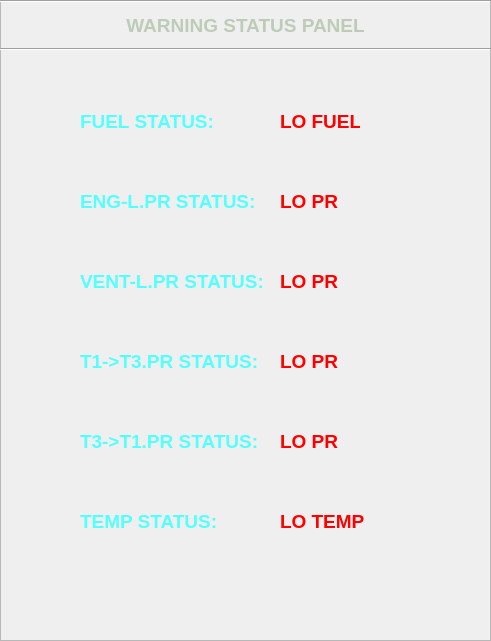
   <widget class="QFrame" name="WarningInfo_frame">
    <property name="geometry">
     <rect>
      <x>10</x>
      <y>1200</y>
      <width>491</width>
      <height>641</height>
     </rect>
    </property>
    <property name="styleSheet">
     <string notr="true"/>
    </property>
    <property name="frameShape">
     <enum>QFrame::StyledPanel</enum>
    </property>
    <property name="frameShadow">
     <enum>QFrame::Raised</enum>
    </property>
    <widget class="QWidget" name="layoutWidget_4">
     <property name="geometry">
      <rect>
       <x>0</x>
       <y>0</y>
       <width>491</width>
       <height>51</height>
      </rect>
     </property>
     <layout class="QVBoxLayout" name="verticalLayout_32">
      <item>
       <widget class="Line" name="line_10">
        <property name="orientation">
         <enum>Qt::Horizontal</enum>
        </property>
       </widget>
      </item>
      <item>
       <widget class="QLabel" name="Mass1_label_11">
        <property name="font">
         <font>
          <family>Tahoma</family>
          <pointsize>14</pointsize>
          <weight>75</weight>
          <bold>true</bold>
         </font>
        </property>
        <property name="text">
         <string>&lt;html&gt;&lt;head/&gt;&lt;body&gt;&lt;p align=&quot;center&quot;&gt;&lt;span style=&quot; font-size:14pt; color:#bdcbb7;&quot;&gt;WARNING STATUS PANEL&lt;/span&gt;&lt;/p&gt;&lt;/body&gt;&lt;/html&gt;</string>
        </property>
       </widget>
      </item>
      <item>
       <widget class="Line" name="line_11">
        <property name="orientation">
         <enum>Qt::Horizontal</enum>
        </property>
       </widget>
      </item>
     </layout>
    </widget>
    <widget class="QLabel" name="red_1">
     <property name="geometry">
      <rect>
       <x>10</x>
       <y>95</y>
       <width>51</width>
       <height>51</height>
      </rect>
     </property>
     <property name="minimumSize">
      <size>
       <width>51</width>
       <height>51</height>
      </size>
     </property>
     <property name="maximumSize">
      <size>
       <width>51</width>
       <height>51</height>
      </size>
     </property>
     <property name="text">
      <string/>
     </property>
     <property name="pixmap">
      <pixmap resource="darkstyle.qrc">:/darkstyle/red_light.png</pixmap>
     </property>
     <property name="scaledContents">
      <bool>true</bool>
     </property>
    </widget>
    <widget class="QLabel" name="green_1">
     <property name="geometry">
      <rect>
       <x>10</x>
       <y>95</y>
       <width>51</width>
       <height>51</height>
      </rect>
     </property>
     <property name="minimumSize">
      <size>
       <width>51</width>
       <height>51</height>
      </size>
     </property>
     <property name="maximumSize">
      <size>
       <width>51</width>
       <height>51</height>
      </size>
     </property>
     <property name="text">
      <string/>
     </property>
     <property name="pixmap">
      <pixmap resource="darkstyle.qrc">:/darkstyle/green_light.png</pixmap>
     </property>
     <property name="scaledContents">
      <bool>true</bool>
     </property>
    </widget>
    <widget class="QLabel" name="red_2">
     <property name="geometry">
      <rect>
       <x>10</x>
       <y>176</y>
       <width>51</width>
       <height>51</height>
      </rect>
     </property>
     <property name="minimumSize">
      <size>
       <width>51</width>
       <height>51</height>
      </size>
     </property>
     <property name="maximumSize">
      <size>
       <width>51</width>
       <height>51</height>
      </size>
     </property>
     <property name="text">
      <string/>
     </property>
     <property name="pixmap">
      <pixmap resource="darkstyle.qrc">:/darkstyle/red_light.png</pixmap>
     </property>
     <property name="scaledContents">
      <bool>true</bool>
     </property>
    </widget>
    <widget class="QLabel" name="red_3">
     <property name="geometry">
      <rect>
       <x>10</x>
       <y>257</y>
       <width>51</width>
       <height>51</height>
      </rect>
     </property>
     <property name="minimumSize">
      <size>
       <width>51</width>
       <height>51</height>
      </size>
     </property>
     <property name="maximumSize">
      <size>
       <width>51</width>
       <height>51</height>
      </size>
     </property>
     <property name="text">
      <string/>
     </property>
     <property name="pixmap">
      <pixmap resource="darkstyle.qrc">:/darkstyle/red_light.png</pixmap>
     </property>
     <property name="scaledContents">
      <bool>true</bool>
     </property>
    </widget>
    <widget class="QLabel" name="red_4">
     <property name="geometry">
      <rect>
       <x>10</x>
       <y>338</y>
       <width>51</width>
       <height>51</height>
      </rect>
     </property>
     <property name="minimumSize">
      <size>
       <width>51</width>
       <height>51</height>
      </size>
     </property>
     <property name="maximumSize">
      <size>
       <width>51</width>
       <height>51</height>
      </size>
     </property>
     <property name="text">
      <string/>
     </property>
     <property name="pixmap">
      <pixmap resource="darkstyle.qrc">:/darkstyle/red_light.png</pixmap>
     </property>
     <property name="scaledContents">
      <bool>true</bool>
     </property>
    </widget>
    <widget class="QLabel" name="red_5">
     <property name="geometry">
      <rect>
       <x>10</x>
       <y>419</y>
       <width>51</width>
       <height>51</height>
      </rect>
     </property>
     <property name="minimumSize">
      <size>
       <width>51</width>
       <height>51</height>
      </size>
     </property>
     <property name="maximumSize">
      <size>
       <width>51</width>
       <height>51</height>
      </size>
     </property>
     <property name="text">
      <string/>
     </property>
     <property name="pixmap">
      <pixmap resource="darkstyle.qrc">:/darkstyle/red_light.png</pixmap>
     </property>
     <property name="scaledContents">
      <bool>true</bool>
     </property>
    </widget>
    <widget class="QLabel" name="red_6">
     <property name="geometry">
      <rect>
       <x>10</x>
       <y>500</y>
       <width>51</width>
       <height>51</height>
      </rect>
     </property>
     <property name="minimumSize">
      <size>
       <width>51</width>
       <height>51</height>
      </size>
     </property>
     <property name="maximumSize">
      <size>
       <width>51</width>
       <height>51</height>
      </size>
     </property>
     <property name="text">
      <string/>
     </property>
     <property name="pixmap">
      <pixmap resource="darkstyle.qrc">:/darkstyle/red_light.png</pixmap>
     </property>
     <property name="scaledContents">
      <bool>true</bool>
     </property>
    </widget>
    <widget class="QLabel" name="green_2">
     <property name="geometry">
      <rect>
       <x>10</x>
       <y>176</y>
       <width>51</width>
       <height>51</height>
      </rect>
     </property>
     <property name="minimumSize">
      <size>
       <width>51</width>
       <height>51</height>
      </size>
     </property>
     <property name="maximumSize">
      <size>
       <width>51</width>
       <height>51</height>
      </size>
     </property>
     <property name="text">
      <string/>
     </property>
     <property name="pixmap">
      <pixmap resource="darkstyle.qrc">:/darkstyle/green_light.png</pixmap>
     </property>
     <property name="scaledContents">
      <bool>true</bool>
     </property>
    </widget>
    <widget class="QLabel" name="green_3">
     <property name="geometry">
      <rect>
       <x>10</x>
       <y>257</y>
       <width>51</width>
       <height>51</height>
      </rect>
     </property>
     <property name="minimumSize">
      <size>
       <width>51</width>
       <height>51</height>
      </size>
     </property>
     <property name="maximumSize">
      <size>
       <width>51</width>
       <height>51</height>
      </size>
     </property>
     <property name="text">
      <string/>
     </property>
     <property name="pixmap">
      <pixmap resource="darkstyle.qrc">:/darkstyle/green_light.png</pixmap>
     </property>
     <property name="scaledContents">
      <bool>true</bool>
     </property>
    </widget>
    <widget class="QLabel" name="green_4">
     <property name="geometry">
      <rect>
       <x>10</x>
       <y>338</y>
       <width>51</width>
       <height>51</height>
      </rect>
     </property>
     <property name="minimumSize">
      <size>
       <width>51</width>
       <height>51</height>
      </size>
     </property>
     <property name="maximumSize">
      <size>
       <width>51</width>
       <height>51</height>
      </size>
     </property>
     <property name="text">
      <string/>
     </property>
     <property name="pixmap">
      <pixmap resource="darkstyle.qrc">:/darkstyle/green_light.png</pixmap>
     </property>
     <property name="scaledContents">
      <bool>true</bool>
     </property>
    </widget>
    <widget class="QLabel" name="green_5">
     <property name="geometry">
      <rect>
       <x>10</x>
       <y>419</y>
       <width>51</width>
       <height>51</height>
      </rect>
     </property>
     <property name="minimumSize">
      <size>
       <width>51</width>
       <height>51</height>
      </size>
     </property>
     <property name="maximumSize">
      <size>
       <width>51</width>
       <height>51</height>
      </size>
     </property>
     <property name="text">
      <string/>
     </property>
     <property name="pixmap">
      <pixmap resource="darkstyle.qrc">:/darkstyle/green_light.png</pixmap>
     </property>
     <property name="scaledContents">
      <bool>true</bool>
     </property>
    </widget>
    <widget class="QLabel" name="green_6">
     <property name="geometry">
      <rect>
       <x>10</x>
       <y>500</y>
       <width>51</width>
       <height>51</height>
      </rect>
     </property>
     <property name="minimumSize">
      <size>
       <width>51</width>
       <height>51</height>
      </size>
     </property>
     <property name="maximumSize">
      <size>
       <width>51</width>
       <height>51</height>
      </size>
     </property>
     <property name="text">
      <string/>
     </property>
     <property name="pixmap">
      <pixmap resource="darkstyle.qrc">:/darkstyle/green_light.png</pixmap>
     </property>
     <property name="scaledContents">
      <bool>true</bool>
     </property>
    </widget>
    <widget class="QLabel" name="Fuel_status_label">
     <property name="geometry">
      <rect>
       <x>80</x>
       <y>110</y>
       <width>136</width>
       <height>23</height>
      </rect>
     </property>
     <property name="font">
      <font>
       <family>Tahoma</family>
       <pointsize>14</pointsize>
       <weight>75</weight>
       <bold>true</bold>
      </font>
     </property>
     <property name="text">
      <string>&lt;html&gt;&lt;head/&gt;&lt;body&gt;&lt;p&gt;&lt;span style=&quot; font-size:14pt; font-weight:600; color:#55ffff;&quot;&gt;FUEL STATUS:&lt;/span&gt;&lt;/p&gt;&lt;/body&gt;&lt;/html&gt;</string>
     </property>
    </widget>
    <widget class="QLabel" name="ENG_L_status_label">
     <property name="geometry">
      <rect>
       <x>80</x>
       <y>190</y>
       <width>180</width>
       <height>23</height>
      </rect>
     </property>
     <property name="font">
      <font>
       <family>Tahoma</family>
       <pointsize>14</pointsize>
       <weight>75</weight>
       <bold>true</bold>
      </font>
     </property>
     <property name="text">
      <string>&lt;html&gt;&lt;head/&gt;&lt;body&gt;&lt;p&gt;&lt;span style=&quot; font-size:14pt; font-weight:600; color:#55ffff;&quot;&gt;ENG-L.PR STATUS:&lt;/span&gt;&lt;/p&gt;&lt;/body&gt;&lt;/html&gt;</string>
     </property>
    </widget>
    <widget class="QLabel" name="Ven_L_status_label">
     <property name="geometry">
      <rect>
       <x>80</x>
       <y>270</y>
       <width>191</width>
       <height>23</height>
      </rect>
     </property>
     <property name="font">
      <font>
       <family>Tahoma</family>
       <pointsize>14</pointsize>
       <weight>75</weight>
       <bold>true</bold>
      </font>
     </property>
     <property name="text">
      <string>&lt;html&gt;&lt;head/&gt;&lt;body&gt;&lt;p&gt;&lt;span style=&quot; font-size:14pt; font-weight:600; color:#55ffff;&quot;&gt;VENT-L.PR STATUS:&lt;/span&gt;&lt;/p&gt;&lt;/body&gt;&lt;/html&gt;</string>
     </property>
    </widget>
    <widget class="QLabel" name="T1_T3PR_label">
     <property name="geometry">
      <rect>
       <x>80</x>
       <y>350</y>
       <width>192</width>
       <height>23</height>
      </rect>
     </property>
     <property name="font">
      <font>
       <family>Tahoma</family>
       <pointsize>14</pointsize>
       <weight>75</weight>
       <bold>true</bold>
      </font>
     </property>
     <property name="text">
      <string>&lt;html&gt;&lt;head/&gt;&lt;body&gt;&lt;p&gt;&lt;span style=&quot; font-size:14pt; font-weight:600; color:#55ffff;&quot;&gt;T1-&amp;gt;T3.PR STATUS:&lt;/span&gt;&lt;/p&gt;&lt;/body&gt;&lt;/html&gt;</string>
     </property>
    </widget>
    <widget class="QLabel" name="T3_T1PR_label">
     <property name="geometry">
      <rect>
       <x>80</x>
       <y>430</y>
       <width>192</width>
       <height>23</height>
      </rect>
     </property>
     <property name="font">
      <font>
       <family>Tahoma</family>
       <pointsize>14</pointsize>
       <weight>75</weight>
       <bold>true</bold>
      </font>
     </property>
     <property name="text">
      <string>&lt;html&gt;&lt;head/&gt;&lt;body&gt;&lt;p&gt;&lt;span style=&quot; font-size:14pt; font-weight:600; color:#55ffff;&quot;&gt;T3-&amp;gt;T1.PR STATUS:&lt;/span&gt;&lt;/p&gt;&lt;/body&gt;&lt;/html&gt;</string>
     </property>
    </widget>
    <widget class="QLabel" name="Temp_status">
     <property name="geometry">
      <rect>
       <x>80</x>
       <y>510</y>
       <width>141</width>
       <height>23</height>
      </rect>
     </property>
     <property name="font">
      <font>
       <family>Tahoma</family>
       <pointsize>14</pointsize>
       <weight>75</weight>
       <bold>true</bold>
      </font>
     </property>
     <property name="text">
      <string>&lt;html&gt;&lt;head/&gt;&lt;body&gt;&lt;p&gt;&lt;span style=&quot; font-size:14pt; font-weight:600; color:#55ffff;&quot;&gt;TEMP STATUS:&lt;/span&gt;&lt;/p&gt;&lt;/body&gt;&lt;/html&gt;</string>
     </property>
    </widget>
    <widget class="QLabel" name="fuel_status_ind">
     <property name="geometry">
      <rect>
       <x>280</x>
       <y>110</y>
       <width>80</width>
       <height>23</height>
      </rect>
     </property>
     <property name="font">
      <font>
       <family>Tahoma</family>
       <pointsize>14</pointsize>
       <weight>75</weight>
       <bold>true</bold>
      </font>
     </property>
     <property name="text">
      <string>&lt;html&gt;&lt;head/&gt;&lt;body&gt;&lt;p&gt;&lt;span style=&quot; font-size:14pt; font-weight:600; color:#ff0000;&quot;&gt;LO FUEL&lt;/span&gt;&lt;/p&gt;&lt;/body&gt;&lt;/html&gt;</string>
     </property>
    </widget>
    <widget class="QLabel" name="P4_status_ind">
     <property name="geometry">
      <rect>
       <x>280</x>
       <y>190</y>
       <width>58</width>
       <height>23</height>
      </rect>
     </property>
     <property name="font">
      <font>
       <family>Tahoma</family>
       <pointsize>14</pointsize>
       <weight>75</weight>
       <bold>true</bold>
      </font>
     </property>
     <property name="text">
      <string>&lt;html&gt;&lt;head/&gt;&lt;body&gt;&lt;p&gt;&lt;span style=&quot; font-size:14pt; font-weight:600; color:#ff0000;&quot;&gt;LO PR&lt;/span&gt;&lt;/p&gt;&lt;/body&gt;&lt;/html&gt;</string>
     </property>
    </widget>
    <widget class="QLabel" name="P3_status_ind">
     <property name="geometry">
      <rect>
       <x>280</x>
       <y>270</y>
       <width>58</width>
       <height>23</height>
      </rect>
     </property>
     <property name="font">
      <font>
       <family>Tahoma</family>
       <pointsize>14</pointsize>
       <weight>75</weight>
       <bold>true</bold>
      </font>
     </property>
     <property name="text">
      <string>&lt;html&gt;&lt;head/&gt;&lt;body&gt;&lt;p&gt;&lt;span style=&quot; font-size:14pt; font-weight:600; color:#ff0000;&quot;&gt;LO PR&lt;/span&gt;&lt;/p&gt;&lt;/body&gt;&lt;/html&gt;</string>
     </property>
    </widget>
    <widget class="QLabel" name="P1_status_ind">
     <property name="geometry">
      <rect>
       <x>280</x>
       <y>350</y>
       <width>58</width>
       <height>23</height>
      </rect>
     </property>
     <property name="font">
      <font>
       <family>Tahoma</family>
       <pointsize>14</pointsize>
       <weight>75</weight>
       <bold>true</bold>
      </font>
     </property>
     <property name="text">
      <string>&lt;html&gt;&lt;head/&gt;&lt;body&gt;&lt;p&gt;&lt;span style=&quot; font-size:14pt; font-weight:600; color:#ff0000;&quot;&gt;LO PR&lt;/span&gt;&lt;/p&gt;&lt;/body&gt;&lt;/html&gt;</string>
     </property>
    </widget>
    <widget class="QLabel" name="P2_status_ind">
     <property name="geometry">
      <rect>
       <x>280</x>
       <y>430</y>
       <width>58</width>
       <height>23</height>
      </rect>
     </property>
     <property name="font">
      <font>
       <family>Tahoma</family>
       <pointsize>14</pointsize>
       <weight>75</weight>
       <bold>true</bold>
      </font>
     </property>
     <property name="text">
      <string>&lt;html&gt;&lt;head/&gt;&lt;body&gt;&lt;p&gt;&lt;span style=&quot; font-size:14pt; font-weight:600; color:#ff0000;&quot;&gt;LO PR&lt;/span&gt;&lt;/p&gt;&lt;/body&gt;&lt;/html&gt;</string>
     </property>
    </widget>
    <widget class="QLabel" name="temp_status_ind">
     <property name="geometry">
      <rect>
       <x>280</x>
       <y>510</y>
       <width>85</width>
       <height>23</height>
      </rect>
     </property>
     <property name="font">
      <font>
       <family>Tahoma</family>
       <pointsize>14</pointsize>
       <weight>75</weight>
       <bold>true</bold>
      </font>
     </property>
     <property name="text">
      <string>&lt;html&gt;&lt;head/&gt;&lt;body&gt;&lt;p&gt;&lt;span style=&quot; font-size:14pt; font-weight:600; color:#ff0000;&quot;&gt;LO TEMP&lt;/span&gt;&lt;/p&gt;&lt;/body&gt;&lt;/html&gt;</string>
     </property>
    </widget>
    <zorder>green_3</zorder>
    <zorder>green_4</zorder>
    <zorder>green_1</zorder>
    <zorder>green_5</zorder>
    <zorder>green_2</zorder>
    <zorder>green_6</zorder>
    <zorder>layoutWidget_4</zorder>
    <zorder>red_1</zorder>
    <zorder>red_2</zorder>
    <zorder>red_3</zorder>
    <zorder>red_4</zorder>
    <zorder>red_5</zorder>
    <zorder>red_6</zorder>
    <zorder>Fuel_status_label</zorder>
    <zorder>ENG_L_status_label</zorder>
    <zorder>Ven_L_status_label</zorder>
    <zorder>T1_T3PR_label</zorder>
    <zorder>T3_T1PR_label</zorder>
    <zorder>Temp_status</zorder>
    <zorder>fuel_status_ind</zorder>
    <zorder>P4_status_ind</zorder>
    <zorder>P3_status_ind</zorder>
    <zorder>P1_status_ind</zorder>
    <zorder>P2_status_ind</zorder>
    <zorder>temp_status_ind</zorder>
   </widget>
